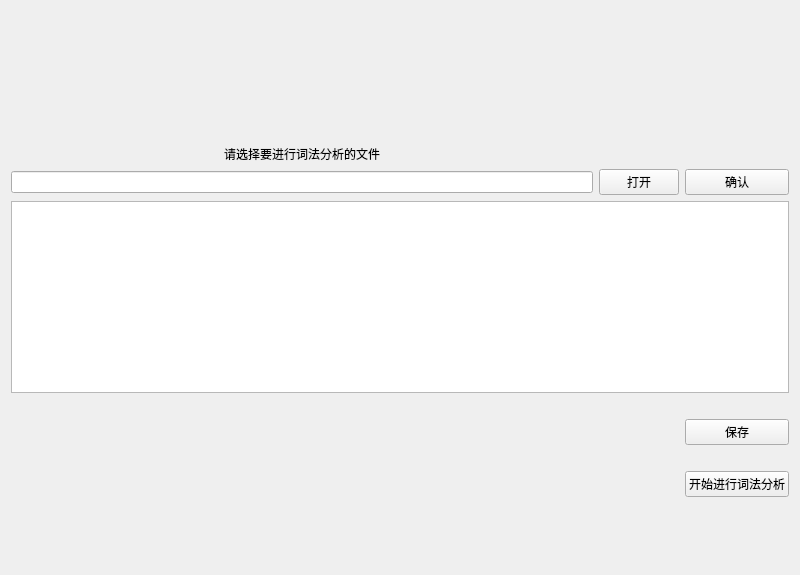
<?xml version="1.0" encoding="UTF-8"?>
<ui version="4.0">
 <class>LexicalAna</class>
 <widget class="QWidget" name="LexicalAna">
  <property name="geometry">
   <rect>
    <x>0</x>
    <y>0</y>
    <width>800</width>
    <height>575</height>
   </rect>
  </property>
  <property name="windowTitle">
   <string>Form</string>
  </property>
  <layout class="QGridLayout" name="gridLayout">
   <item row="4" column="0" colspan="3">
    <widget class="QPlainTextEdit" name="plainTextEdit"/>
   </item>
   <item row="5" column="2">
    <widget class="QPushButton" name="pushButton_2">
     <property name="text">
      <string>保存</string>
     </property>
    </widget>
   </item>
   <item row="1" column="0">
    <spacer name="verticalSpacer_2">
     <property name="orientation">
      <enum>Qt::Vertical</enum>
     </property>
     <property name="sizeHint" stdset="0">
      <size>
       <width>20</width>
       <height>40</height>
      </size>
     </property>
    </spacer>
   </item>
   <item row="7" column="2">
    <spacer name="verticalSpacer_3">
     <property name="orientation">
      <enum>Qt::Vertical</enum>
     </property>
     <property name="sizeHint" stdset="0">
      <size>
       <width>20</width>
       <height>40</height>
      </size>
     </property>
    </spacer>
   </item>
   <item row="3" column="0">
    <widget class="QLineEdit" name="lineEdit"/>
   </item>
   <item row="2" column="0">
    <widget class="QLabel" name="label">
     <property name="text">
      <string>请选择要进行词法分析的文件</string>
     </property>
     <property name="alignment">
      <set>Qt::AlignCenter</set>
     </property>
    </widget>
   </item>
   <item row="0" column="0">
    <spacer name="verticalSpacer_4">
     <property name="orientation">
      <enum>Qt::Vertical</enum>
     </property>
     <property name="sizeHint" stdset="0">
      <size>
       <width>20</width>
       <height>40</height>
      </size>
     </property>
    </spacer>
   </item>
   <item row="5" column="0">
    <spacer name="verticalSpacer">
     <property name="orientation">
      <enum>Qt::Vertical</enum>
     </property>
     <property name="sizeHint" stdset="0">
      <size>
       <width>20</width>
       <height>40</height>
      </size>
     </property>
    </spacer>
   </item>
   <item row="3" column="1">
    <widget class="QPushButton" name="pushButton_3">
     <property name="text">
      <string>打开</string>
     </property>
    </widget>
   </item>
   <item row="3" column="2">
    <widget class="QPushButton" name="pushButton">
     <property name="text">
      <string>确认</string>
     </property>
    </widget>
   </item>
   <item row="6" column="2">
    <widget class="QPushButton" name="pushButton_4">
     <property name="text">
      <string>开始进行词法分析</string>
     </property>
    </widget>
   </item>
  </layout>
 </widget>
 <resources/>
 <connections/>
</ui>
